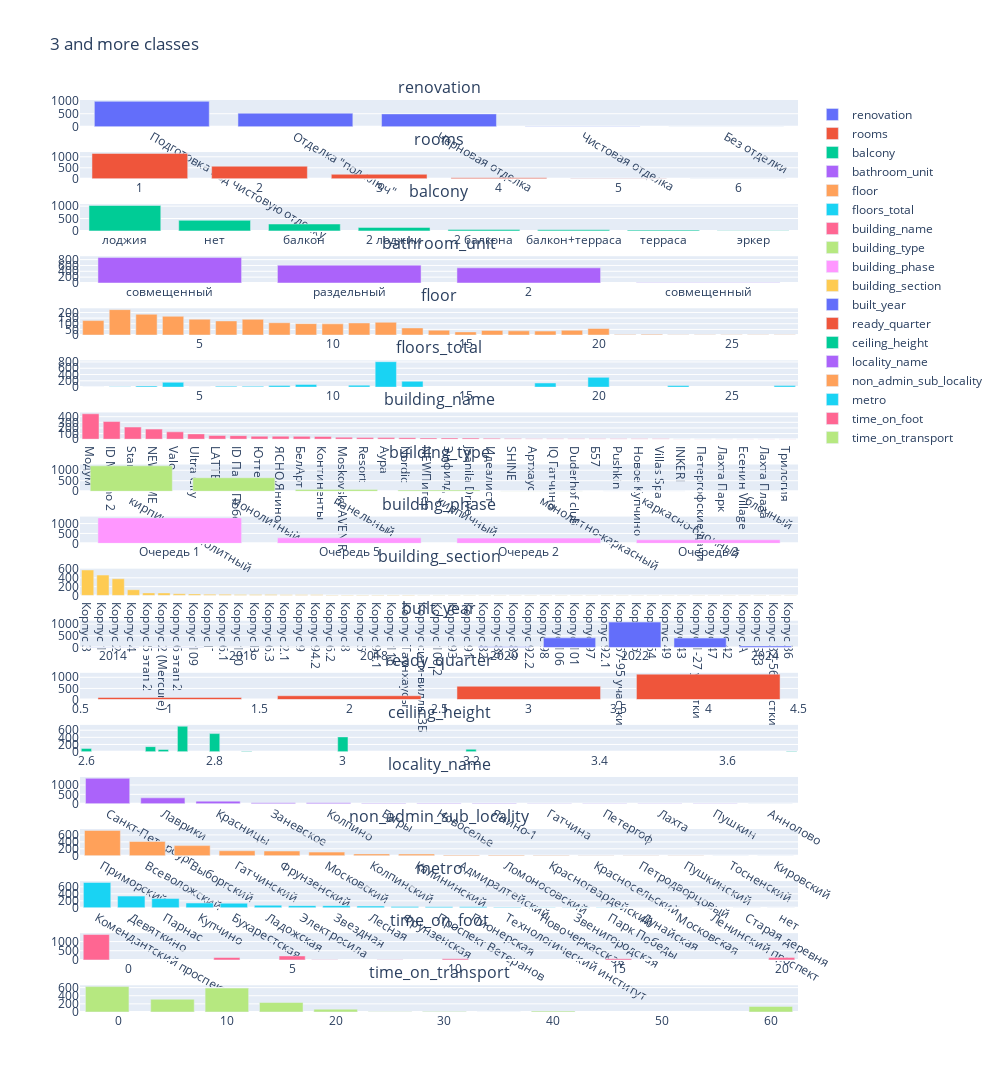

Notebook cell for this chart:
### Code cell
subplot_show(list_check_more_3, 
             '3 and more classes', 
             row_num=len(list_check_more_3), 
             col_num=1, 
             height=6000, 
             width=1000)

### Figure 1 — Plotly figure (JSON) as saved in the notebook; plotly's stock layout.template omitted (floating-point values rounded to 4 significant figures)
{"data": [{"name": "renovation", "type": "bar", "x": ["Подготовка под чистовую отделку", "Отделка \"под ключ\"", "Черновая отделка", "Чистовая отделка", "Без отделки"], "xaxis": "x", "y": [977, 520, 493, 14, 1], "yaxis": "y"}, {"name": "rooms", "type": "bar", "x": [1, 2, 3, 4, 5, 6], "xaxis": "x2", "y": [1154, 573, 206, 48, 16, 8], "yaxis": "y2"}, {"name": "balcony", "type": "bar", "x": ["лоджия", "нет", "балкон", "2 лоджии", "2 балкона", "балкон+терраса", "терраса", "эркер"], "xaxis": "x3", "y": [1026, 426, 278, 140, 59, 42, 31, 3], "yaxis": "y3"}, {"name": "bathroom_unit", "type": "bar", "x": ["совмещенный", "раздельный", "2", "cовмещенный"], "xaxis": "x4", "y": [871, 611, 518, 5], "yaxis": "y4"}, {"name": "floor", "type": "bar", "x": [2, 3, 4, 5, 7, 1, 6, 12, 8, 11, 9, 10, 13, 20, 14, 19, 16, 17, 18, 15, 22, 21, 23, 24, 27, 26, 25], "xaxis": "x5", "y": [225, 184, 166, 140, 139, 128, 125, 113, 109, 107, 101, 99, 63, 58, 43, 42, 41, 37, 35, 28, 6, 4, 3, 3, 2, 2, 2], "yaxis": "y5"}, {"name": "floors_total", "type": "bar", "x": [12, 20, 13, 4, 18, 9, 11, 8, 23, 27, 3, 6, 7, 2, 1, 5], "xaxis": "x6", "y": [808, 310, 185, 153, 131, 85, 63, 55, 51, 49, 37, 28, 25, 15, 5, 5], "yaxis": "y6"}, {"name": "building_name", "type": "bar", "x": ["Модум", "ID Murino 2", "Start", "NEW TIME", "Valo", "Ultra City", "LATTE", "ID Парк Победы", "Юттери", "ЯСНО.Янино", "БелАрт", "Континенты", "Moskovsky AVENIR", "Resort", "Аура", "Nordic", "NEWПитер", "Энфилд", "Jaanila Drive", "Идеалист", "SHINE", "Артхаус", "IQ Гатчина", "Duderhof club", "Б57", "Pushkin", "Новое Купчино", "Villas Spa", "INKERI", "Петергофские дачи", "Лахта Парк", "Есенин Village", "Лахта Плаза", "Трилогия"], "xaxis": "x7", "y": [452, 314, 216, 179, 131, 94, 65, 63, 54, 54, 50, 49, 36, 32, 28, 27, 22, 22, 20, 16, 12, 9, 8, 8, 7, 7, 6, 6, 5, 5, 5, 1, 1, 1], "yaxis": "y7"}, {"name": "building_type", "type": "bar", "x": ["кирпично-монолитный", "монолитный", "панельный", "кирпичный", "монолитно-каркасный", "каркасно-блочный", "блочный"], "xaxis": "x8", "y": [1207, 642, 87, 56, 7, 5, 1], "yaxis": "y8"}, {"name": "building_phase", "type": "bar", "x": ["Очередь 1", "Очередь 5", "Очередь 2", "Очередь 3"], "xaxis": "x9", "y": [1285, 277, 264, 179], "yaxis": "y9"}, {"name": "building_section", "type": "bar", "x": ["Корпус 3", "Корпус 1", "Корпус 2", "Корпус 4", "Корпус 5 этап 2", "Корпус 2 (Mercure)", "Корпус 6 этап 2", "Корпус 109", "Корпус Г", "Корпус 6.1", "Корпус 110", "Корпус В", "Корпус 6.3", "Корпус 2.1", "Корпус 9", "Корпус 94.2", "Корпус 6.2", "Корпус 8", "Корпус 5", "Корпус 94.1", "Корпус 116", "Корпус Таунхаусы", "Корпус сити-виллы 3Б", "Корпус 100.2", "Корпус 93", "Корпус 91", "Корпус 82", "Корпус 86", "Корпус 83", "Корпус 92.2", "Корпус 98", "Корпус 106", "Корпус 101", "Корпус 97", "Корпус 92.1", "Корпус 57-95 участки", "Корпус 6", "Корпус 54", "Корпус 49", "Корпус 43", "Корпус 1-27 участки", "Корпус 47", "Корпус 42", "Корпус А", "Корпус Б13", "Корпус 32-56 участки", "Корпус 36"], "xaxis": "x10", "y": [577, 462, 378, 129, 57, 56, 37, 34, 28, 25, 22, 21, 18, 15, 13, 13, 11, 10, 9, 9, 9, 8, 5, 5, 4, 4, 4, 4, 4, 4, 3, 3, 3, 3, 3, 3, 2, 1, 1, 1, 1, 1, 1, 1, 1, 1, 1], "yaxis": "y10"}, {"name": "built_year", "type": "bar", "x": [2022, 2021, 2023, 2024, 2020, 2014, 2015, 2017, 2019, 2018, 2016], "xaxis": "x11", "y": [1083, 411, 399, 63, 31, 9, 5, 1, 1, 1, 1], "yaxis": "y11"}, {"name": "ready_quarter", "type": "bar", "x": [4, 3, 2, 1], "xaxis": "x12", "y": [1141, 599, 171, 94], "yaxis": "y12"}, {"name": "ceiling_height", "type": "bar", "x": [2.75, 2.8, 3, 2.7, 2.6, 3.2, 2.72, 2.85, 3.7], "xaxis": "x13", "y": [711, 505, 412, 140, 91, 67, 60, 11, 8], "yaxis": "y13"}, {"name": "locality_name", "type": "bar", "x": ["Санкт-Петербург", "Лаврики", "Красницы", "Заневское", "Колпино", "Бугры", "Новоселье", "Янино-1", "Гатчина", "Петергоф", "Лахта", "Пушкин", "Аннолово"], "xaxis": "x14", "y": [1358, 314, 137, 54, 54, 22, 22, 20, 8, 5, 5, 5, 1], "yaxis": "y14"}, {"name": "non_admin_sub_locality", "type": "bar", "x": ["Приморский", "Всеволожский", "Выборгский", "Гатчинский", "Фрунзенский", "Московский", "Колпинский", "Калининский", "Адмиралтейский", "Ломоносовский", "Красногвардейский", "Красносельский", "Петродворцовый", "Пушкинский", "Тосненский", "Кировский"], "xaxis": "x15", "y": [731, 410, 293, 145, 137, 106, 54, 50, 25, 22, 12, 8, 5, 5, 1, 1], "yaxis": "y15"}, {"name": "metro", "type": "bar", "x": ["Комендантский проспект", "Девяткино", "Парнас", "Купчино", "Бухарестская", "Ладожская", "Электросила", "Звездная", "Лесная", "Фрунзенская", "Проспект Ветеранов", "Пионерская", "Технологический институт", "Новочеркасская", "Звенигородская", "Парк Победы", "Дунайская", "Московская", "Ленинский проспект", "Старая деревня", "нет"], "xaxis": "x16", "y": [725, 336, 265, 138, 131, 74, 63, 62, 50, 36, 31, 28, 16, 12, 9, 7, 6, 5, 5, 5, 1], "yaxis": "y16"}, {"name": "time_on_foot", "type": "bar", "x": [-1, 5, 3, 20, 15, 10, 8, 6], "xaxis": "x17", "y": [1381, 216, 131, 128, 70, 58, 12, 9], "yaxis": "y17"}, {"name": "time_on_transport", "type": "bar", "x": [-1, 10, 5, 15, 60, 20, 40, 30, 25, 35], "xaxis": "x18", "y": [625, 588, 314, 233, 137, 70, 22, 10, 5, 1], "yaxis": "y18"}], "layout": {"annotations": [{"font": {"size": 16}, "showarrow": false, "text": "renovation", "x": 0.5, "xanchor": "center", "xref": "paper", "y": 1.0, "yanchor": "bottom", "yref": "paper"}, {"font": {"size": 16}, "showarrow": false, "text": "rooms", "x": 0.5, "xanchor": "center", "xref": "paper", "y": 0.9429, "yanchor": "bottom", "yref": "paper"}, {"font": {"size": 16}, "showarrow": false, "text": "balcony", "x": 0.5, "xanchor": "center", "xref": "paper", "y": 0.8858, "yanchor": "bottom", "yref": "paper"}, {"font": {"size": 16}, "showarrow": false, "text": "bathroom_unit", "x": 0.5, "xanchor": "center", "xref": "paper", "y": 0.8287, "yanchor": "bottom", "yref": "paper"}, {"font": {"size": 16}, "showarrow": false, "text": "floor", "x": 0.5, "xanchor": "center", "xref": "paper", "y": 0.7716, "yanchor": "bottom", "yref": "paper"}, {"font": {"size": 16}, "showarrow": false, "text": "floors_total", "x": 0.5, "xanchor": "center", "xref": "paper", "y": 0.7145, "yanchor": "bottom", "yref": "paper"}, {"font": {"size": 16}, "showarrow": false, "text": "building_name", "x": 0.5, "xanchor": "center", "xref": "paper", "y": 0.6574, "yanchor": "bottom", "yref": "paper"}, {"font": {"size": 16}, "showarrow": false, "text": "building_type", "x": 0.5, "xanchor": "center", "xref": "paper", "y": 0.6003, "yanchor": "bottom", "yref": "paper"}, {"font": {"size": 16}, "showarrow": false, "text": "building_phase", "x": 0.5, "xanchor": "center", "xref": "paper", "y": 0.5432, "yanchor": "bottom", "yref": "paper"}, {"font": {"size": 16}, "showarrow": false, "text": "building_section", "x": 0.5, "xanchor": "center", "xref": "paper", "y": 0.4861, "yanchor": "bottom", "yref": "paper"}, {"font": {"size": 16}, "showarrow": false, "text": "built_year", "x": 0.5, "xanchor": "center", "xref": "paper", "y": 0.429, "yanchor": "bottom", "yref": "paper"}, {"font": {"size": 16}, "showarrow": false, "text": "ready_quarter", "x": 0.5, "xanchor": "center", "xref": "paper", "y": 0.3719, "yanchor": "bottom", "yref": "paper"}, {"font": {"size": 16}, "showarrow": false, "text": "ceiling_height", "x": 0.5, "xanchor": "center", "xref": "paper", "y": 0.3148, "yanchor": "bottom", "yref": "paper"}, {"font": {"size": 16}, "showarrow": false, "text": "locality_name", "x": 0.5, "xanchor": "center", "xref": "paper", "y": 0.2577, "yanchor": "bottom", "yref": "paper"}, {"font": {"size": 16}, "showarrow": false, "text": "non_admin_sub_locality", "x": 0.5, "xanchor": "center", "xref": "paper", "y": 0.2006, "yanchor": "bottom", "yref": "paper"}, {"font": {"size": 16}, "showarrow": false, "text": "metro", "x": 0.5, "xanchor": "center", "xref": "paper", "y": 0.1435, "yanchor": "bottom", "yref": "paper"}, {"font": {"size": 16}, "showarrow": false, "text": "time_on_foot", "x": 0.5, "xanchor": "center", "xref": "paper", "y": 0.08642, "yanchor": "bottom", "yref": "paper"}, {"font": {"size": 16}, "showarrow": false, "text": "time_on_transport", "x": 0.5, "xanchor": "center", "xref": "paper", "y": 0.02932, "yanchor": "bottom", "yref": "paper"}], "autosize": true, "height": 6000, "title": {"text": "3 and more classes"}, "width": 1000, "xaxis": {"anchor": "y", "domain": [0, 1]}, "xaxis10": {"anchor": "y10", "domain": [0, 1]}, "xaxis11": {"anchor": "y11", "domain": [0, 1]}, "xaxis12": {"anchor": "y12", "domain": [0, 1]}, "xaxis13": {"anchor": "y13", "domain": [0, 1]}, "xaxis14": {"anchor": "y14", "domain": [0, 1]}, "xaxis15": {"anchor": "y15", "domain": [0, 1]}, "xaxis16": {"anchor": "y16", "domain": [0, 1]}, "xaxis17": {"anchor": "y17", "domain": [0, 1]}, "xaxis18": {"anchor": "y18", "domain": [0, 1]}, "xaxis2": {"anchor": "y2", "domain": [0, 1]}, "xaxis3": {"anchor": "y3", "domain": [0, 1]}, "xaxis4": {"anchor": "y4", "domain": [0, 1]}, "xaxis5": {"anchor": "y5", "domain": [0, 1]}, "xaxis6": {"anchor": "y6", "domain": [0, 1]}, "xaxis7": {"anchor": "y7", "domain": [0, 1]}, "xaxis8": {"anchor": "y8", "domain": [0, 1]}, "xaxis9": {"anchor": "y9", "domain": [0, 1]}, "yaxis": {"anchor": "x", "domain": [0.9707, 1]}, "yaxis10": {"anchor": "x10", "domain": [0.4568, 0.4861]}, "yaxis11": {"anchor": "x11", "domain": [0.3997, 0.429]}, "yaxis12": {"anchor": "x12", "domain": [0.3426, 0.3719]}, "yaxis13": {"anchor": "x13", "domain": [0.2855, 0.3148]}, "yaxis14": {"anchor": "x14", "domain": [0.2284, 0.2577]}, "yaxis15": {"anchor": "x15", "domain": [0.1713, 0.2006]}, "yaxis16": {"anchor": "x16", "domain": [0.1142, 0.1435]}, "yaxis17": {"anchor": "x17", "domain": [0.0571, 0.08642]}, "yaxis18": {"anchor": "x18", "domain": [0, 0.02932]}, "yaxis2": {"anchor": "x2", "domain": [0.9136, 0.9429]}, "yaxis3": {"anchor": "x3", "domain": [0.8565, 0.8858]}, "yaxis4": {"anchor": "x4", "domain": [0.7994, 0.8287]}, "yaxis5": {"anchor": "x5", "domain": [0.7423, 0.7716]}, "yaxis6": {"anchor": "x6", "domain": [0.6852, 0.7145]}, "yaxis7": {"anchor": "x7", "domain": [0.6281, 0.6574]}, "yaxis8": {"anchor": "x8", "domain": [0.571, 0.6003]}, "yaxis9": {"anchor": "x9", "domain": [0.5139, 0.5432]}}}
